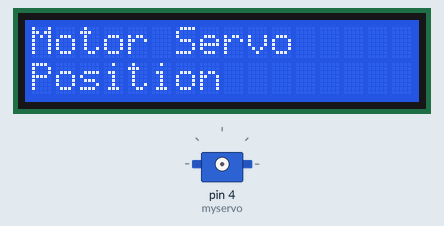
Bench run of a sketch on a simulated Arduino Uno, built with avr-gcc and run on an emulated ATmega328P. Shown: 16×2 character LCD, servo. What the sketch prints to the serial monitor is not drawn.

Above: at 0.1 s.
Timing chart, 0 to 40.0 s (numbered marks = the images above):
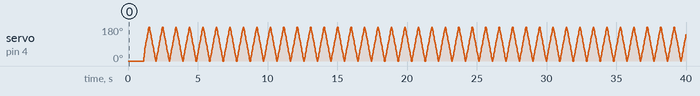

The sketch:

MotorServo.ino
```cpp
#include <Wire.h>
#include <LiquidCrystal_I2C.h>
#include <Servo.h>

LiquidCrystal_I2C lcd(0x27, 16, 2);  // Alamat I2C LCD 16x2 (Cek alamatnya menggunakan scanner I2C)
Servo myservo;

int pos = 0;

void servo_init(){
  myservo.attach(4);
}

void lcd_setup(){
  lcd.init();
  lcd.backlight();
  lcd.clear();
  lcd.setCursor(0,0);
  lcd.print("Motor Servo");
  lcd.setCursor(0,1);
  lcd.print("Position");
  delay(1000);
  lcd.clear();
}

void servo_print_lcd(){
  lcd.clear();
  lcd.setCursor(0,0);
  int pwm_print = map(pos,0,180,1000,2000);
  lcd.print("sudut: ");
  lcd.print(pos);
  lcd.setCursor(0,1);
  lcd.print("pwm: ");
  lcd.print(pwm_print);
}

void servo_print_serial(){
  int pwm_print = map(pos,0,180,1000,2000);
  Serial.print("sudut: ");
  Serial.print(pos);
  Serial.print(" || ");
  Serial.print("pwm: ");
  Serial.println(pwm_print);
}

void servo_write(float angle){
  pos = angle;
  myservo.write(pos);
  servo_print_serial();
}

void servo_sweep(){
  for(pos = 0; pos <= 180; pos += 10)
  {
    myservo.write(pos);
    servo_print_serial();
    delay(15);
  }
  for(pos = 180; pos>=0; pos-=10)
  {
    myservo.write(pos);
    servo_print_serial();
    delay(15);
  }
}

void setup() {
  lcd_setup();
  servo_init();
  Serial.begin(9600);
}

void loop() {
  servo_sweep();
}
```
